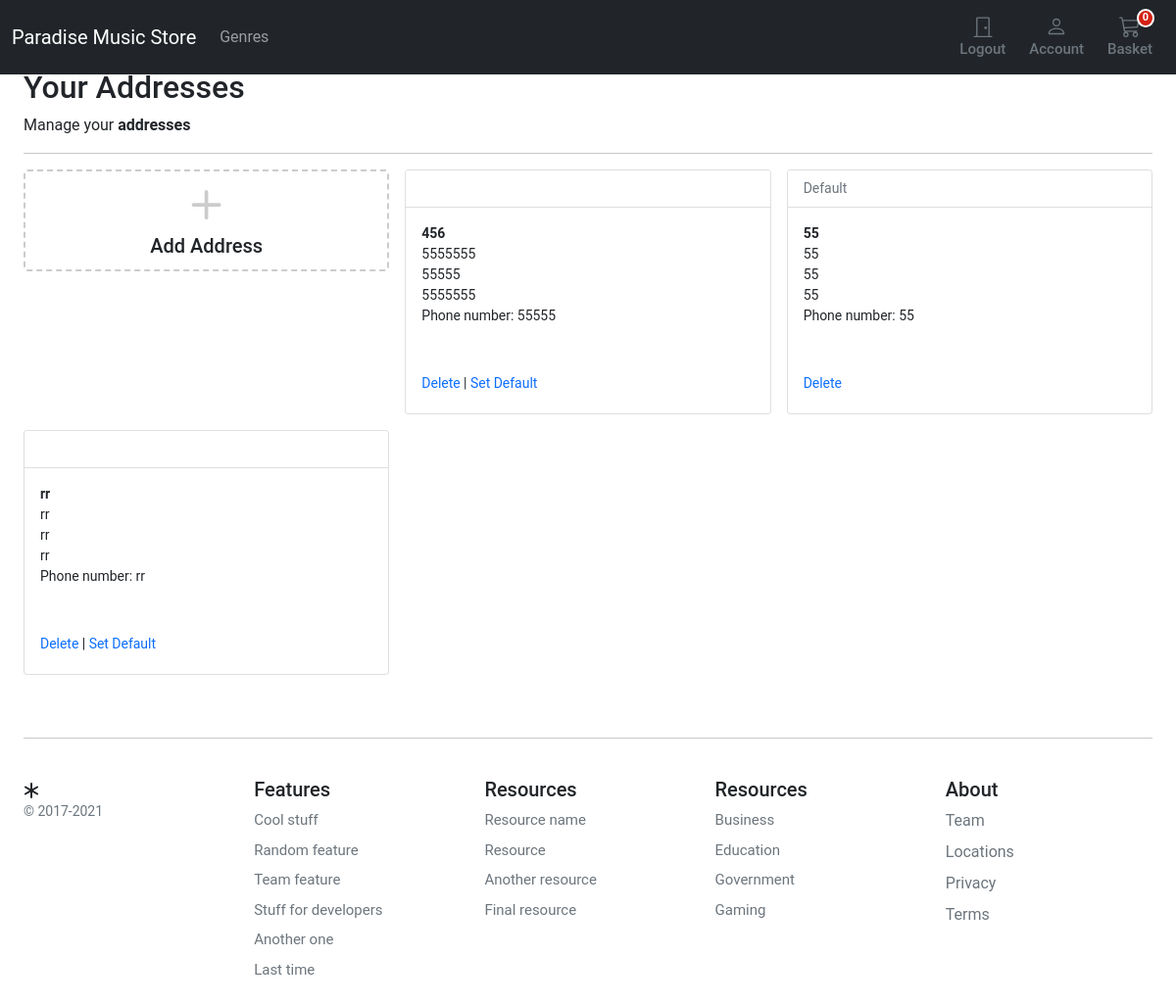
Page /account/addresses/ (signed in) on the earlier database version.
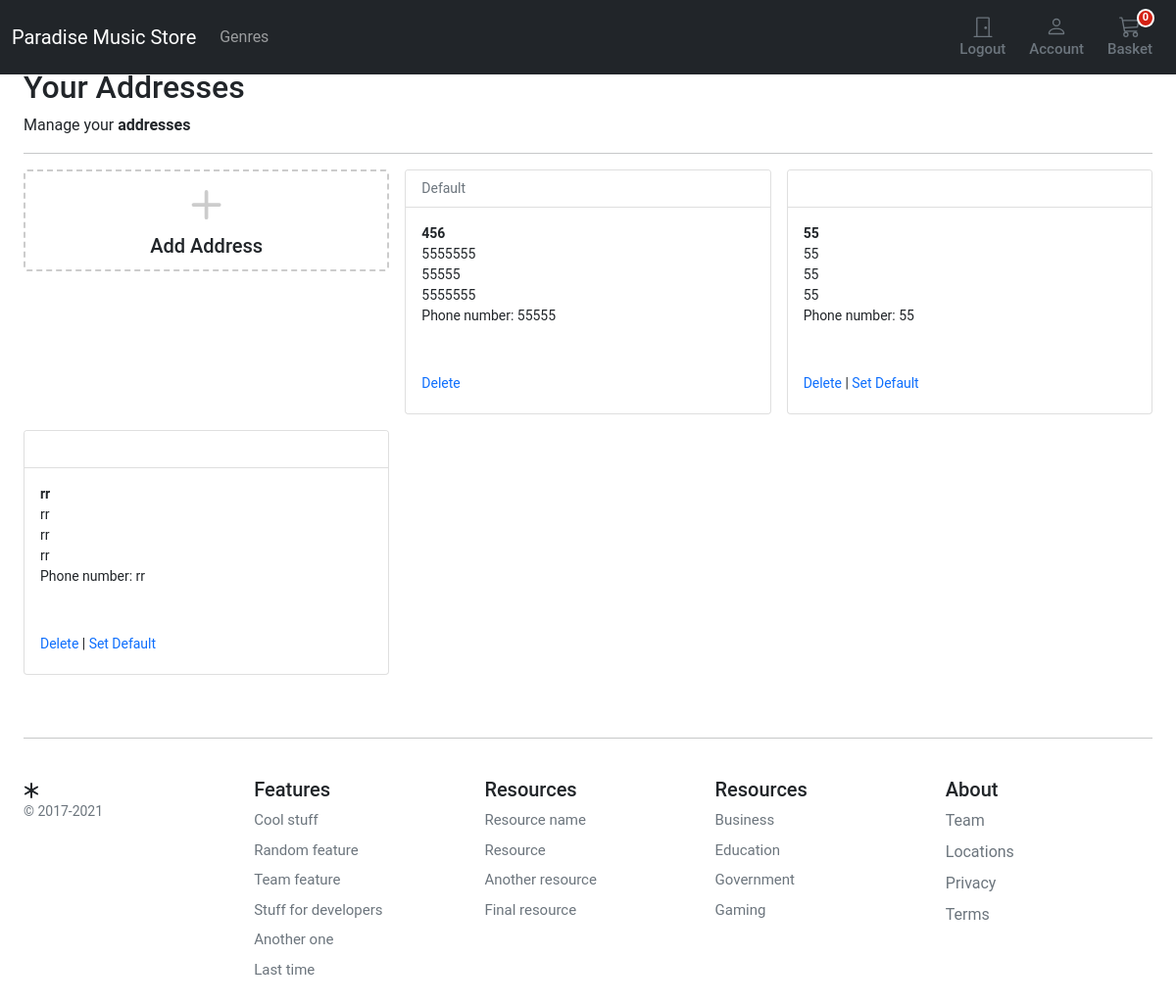
Same page on the later database version.
### account/models.py (models this page shows, shortened)
class Address(models.Model):
    id = models.UUIDField(primary_key=True, default=uuid.uuid4, editable=False)
    customer = models.ForeignKey(Customer, verbose_name=_("Customer"), on_delete=models.CASCADE)
    full_name = models.CharField(_("Full Name"), max_length=150)
    phone = models.CharField(_("Phone Number"), max_length=50)
    postcode = models.CharField(_("Postcode"), max_length=50)
    address_line = models.CharField(_("Address Line 1"), max_length=255)
    address_line2 = models.CharField(_("Address Line 2"), max_length=255)
    town_city = models.CharField(_("Town/City/State"), max_length=150)
    delivery_instructions = models.CharField(_("Delivery Instructions"), max_length=255)
    created_at = models.DateTimeField(_("Created at"), auto_now_add=True)
    updated_at = models.DateTimeField(_("Updated at"), auto_now=True)
    default = models.BooleanField(_("Default"), default=False)
    class Meta:
        verbose_name = "Address"
        verbose_name_plural = "Addresses"

### account/views.py (the view)
# urls.py: path("addresses/", views.view_address, name="addresses"),
@login_required
def view_address(request):
    addresses = Address.objects.filter(customer=request.user)
    return render(request, "account/dashboard/addresses.html", {"addresses": addresses})

### basket/basket.py (called while the page is built)
    def __len__(self):
        return sum(item["qty"] for item in self.basket.values())

### basket/context_processors.py (called while the page is built)
def basket(request):
    return {'basket': Basket(request)}

### store/context_processors.py (called while the page is built)
def categories(request):
    return {"categories": Category.objects.filter(level=0)}

### store/models.py (called while the page is built)
    def get_absolute_url(self):
        return reverse("store:category_list", args=[self.slug])

### templates/account/dashboard/addresses.html (shortened to what this page needs)
{% extends "../sub_base.html" %}
{% block sub_content %}
<h1 class="h2">Your Addresses</h1>
<div>Manage your <b>addresses</b> </div>
<hr />
<div class="container px-0">
  <div class="row row-cols-1 row-cols-sm-2 row-cols-md-3 g-3">
    <div class="col">
      <a href="{% url "account:add_address" %}" class="text-reset text-decoration-none" role="button"
        style="max-width: 540px;">
        <div class="card mb-3 h-35" style="border: dashed 2px #ccc;">
          <div class="row g-0 h-50">
            <div class="col-12" style="min-height:100px">
              <div class="card-body text-center position-absolute top-50 start-50 translate-middle">
                <svg style="color:#ccc;" xmlns="http://www.w3.org/2000/svg" width="60" height="60" fill="currentColor"
                  class="bi bi-plus" viewBox="0 0 16 16">
                  <path
                    d="M8 4a.5.5 0 0 1 .5.5v3h3a.5.5 0 0 1 0 1h-3v3a.5.5 0 0 1-1 0v-3h-3a.5.5 0 0 1 0-1h3v-3A.5.5 0 0 1 8 4z" />
                </svg>
                <h1 class="h5">Add Address</h1>
              </div>
            </div>
          </div>
        </div>
      </a>
    </div>
    {% for address in addresses %}
    <div class="col">
      <div class="card pb-3">
        <div class="card-header bg-white small text-muted">
          {% if address.default %}
            Default
          {% endif %}
        </div>
        <div class="card-body small pb-1">
          <p class="card-text m-0 fw-bold">{{address.full_name}}</p>
          <p class="card-text m-0">{{address.address_line}}</p>
          <p class="card-text m-0">{{address.town_city}}</p>
          <p class="card-text m-0">{{address.postcode}}</p>
          <p class="card-text m-0">Phone number: {{address.phone}}</p>
          <div class="pt-5">
            <a href="{% url 'account:delete_address' address.id %}" class="text-decoration-none">Delete</a>
            {% if not address.default %}
            | <a href="{% url 'account:set_default' address.id %}" class="text-decoration-none">Set Default</a>
            {% endif %}
          </div>
        </div>
      </div>
    </div>
    {% endfor %}
  </div>
</div>
{% endblock %}

Differences in the rows shown:
changed Address (number 1 of 3 on the later page): default "| Set Default" → "Default"
changed Address (number 2 of 3 on the later page): default "Default" → "| Set Default"
